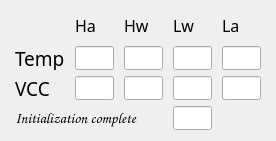
    <widget class="QWidget" name="gridLayoutWidget_4">
     <property name="geometry">
      <rect>
       <x>20</x>
       <y>640</y>
       <width>276</width>
       <height>141</height>
      </rect>
     </property>
     <layout class="QGridLayout" name="gridLayout_D">
      <item row="2" column="4">
       <widget class="QLineEdit" name="lineEdit_D_14">
        <property name="maximumSize">
         <size>
          <width>39</width>
          <height>24</height>
         </size>
        </property>
       </widget>
      </item>
      <item row="3" column="2">
       <widget class="QLineEdit" name="lineEdit_D_22">
        <property name="maximumSize">
         <size>
          <width>39</width>
          <height>24</height>
         </size>
        </property>
       </widget>
      </item>
      <item row="2" column="0">
       <widget class="QLabel" name="label_temp_43">
        <property name="maximumSize">
         <size>
          <width>60</width>
          <height>24</height>
         </size>
        </property>
        <property name="font">
         <font>
          <family>黑体</family>
          <pointsize>14</pointsize>
         </font>
        </property>
        <property name="text">
         <string>Temp</string>
        </property>
       </widget>
      </item>
      <item row="2" column="2">
       <widget class="QLineEdit" name="lineEdit_D_12">
        <property name="maximumSize">
         <size>
          <width>39</width>
          <height>24</height>
         </size>
        </property>
       </widget>
      </item>
      <item row="1" column="3">
       <widget class="QLabel" name="label_temp_71">
        <property name="maximumSize">
         <size>
          <width>40</width>
          <height>35</height>
         </size>
        </property>
        <property name="font">
         <font>
          <family>黑体</family>
          <pointsize>12</pointsize>
         </font>
        </property>
        <property name="text">
         <string>Lw</string>
        </property>
       </widget>
      </item>
      <item row="3" column="3">
       <widget class="QLineEdit" name="lineEdit_D_23">
        <property name="maximumSize">
         <size>
          <width>39</width>
          <height>24</height>
         </size>
        </property>
       </widget>
      </item>
      <item row="3" column="1">
       <widget class="QLineEdit" name="lineEdit_D_21">
        <property name="maximumSize">
         <size>
          <width>39</width>
          <height>24</height>
         </size>
        </property>
       </widget>
      </item>
      <item row="4" column="3">
       <widget class="QLineEdit" name="lineEdit_D_33">
        <property name="maximumSize">
         <size>
          <width>39</width>
          <height>24</height>
         </size>
        </property>
       </widget>
      </item>
      <item row="3" column="0">
       <widget class="QLabel" name="label_temp_42">
        <property name="maximumSize">
         <size>
          <width>36</width>
          <height>24</height>
         </size>
        </property>
        <property name="font">
         <font>
          <family>黑体</family>
          <pointsize>14</pointsize>
         </font>
        </property>
        <property name="text">
         <string>VCC</string>
        </property>
       </widget>
      </item>
      <item row="1" column="2">
       <widget class="QLabel" name="label_temp_69">
        <property name="maximumSize">
         <size>
          <width>40</width>
          <height>35</height>
         </size>
        </property>
        <property name="font">
         <font>
          <family>黑体</family>
          <pointsize>12</pointsize>
         </font>
        </property>
        <property name="text">
         <string>Hw</string>
        </property>
       </widget>
      </item>
      <item row="1" column="1">
       <widget class="QLabel" name="label_temp_75">
        <property name="maximumSize">
         <size>
          <width>40</width>
          <height>35</height>
         </size>
        </property>
        <property name="font">
         <font>
          <family>黑体</family>
          <pointsize>12</pointsize>
         </font>
        </property>
        <property name="text">
         <string>Ha</string>
        </property>
       </widget>
      </item>
      <item row="1" column="4">
       <widget class="QLabel" name="label_temp_70">
        <property name="maximumSize">
         <size>
          <width>40</width>
          <height>35</height>
         </size>
        </property>
        <property name="font">
         <font>
          <family>黑体</family>
          <pointsize>12</pointsize>
         </font>
        </property>
        <property name="text">
         <string>La</string>
        </property>
       </widget>
      </item>
      <item row="2" column="3">
       <widget class="QLineEdit" name="lineEdit_D_13">
        <property name="maximumSize">
         <size>
          <width>39</width>
          <height>24</height>
         </size>
        </property>
       </widget>
      </item>
      <item row="3" column="4">
       <widget class="QLineEdit" name="lineEdit_D_24">
        <property name="maximumSize">
         <size>
          <width>39</width>
          <height>24</height>
         </size>
        </property>
       </widget>
      </item>
      <item row="2" column="1">
       <widget class="QLineEdit" name="lineEdit_D_11">
        <property name="maximumSize">
         <size>
          <width>39</width>
          <height>24</height>
         </size>
        </property>
       </widget>
      </item>
      <item row="4" column="0" colspan="3">
       <widget class="QLabel" name="label_temp_44">
        <property name="maximumSize">
         <size>
          <width>1000</width>
          <height>24</height>
         </size>
        </property>
        <property name="font">
         <font>
          <family>Comic Sans MS</family>
          <pointsize>11</pointsize>
         </font>
        </property>
        <property name="text">
         <string>Initialization complete</string>
        </property>
       </widget>
      </item>
     </layout>
    </widget>
